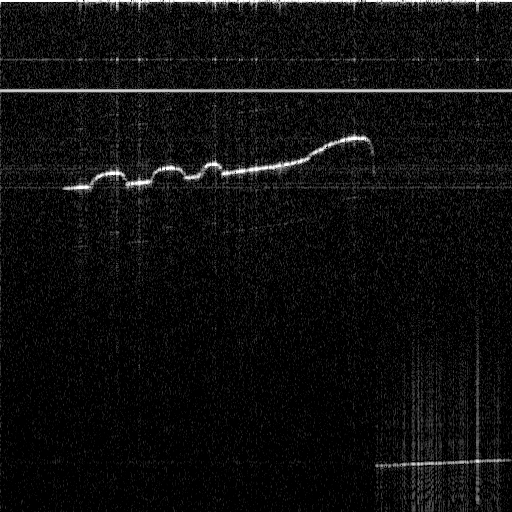
#> input picture mondea3d/foto1.png, 512 x 512 px; its folder holds only this picture in this run
$ python reconstruccion_3d.py
#> lines starting #> are read from the running program, lines starting #| are printed output that depends on the picture
import cv2
import numpy as np
import matplotlib.pyplot as plt
import glob
import os
import plotly.graph_objects as go

# Parámetros
longitud_onda = 650e-9  # en metros · luz roja led.

# Ruta donde están tus imágenes
ruta_imagenes = "mondea3d/"  # Cambiala si hace falta
imagenes = sorted(glob.glob(os.path.join(ruta_imagenes, "*.png")))

# Fases para cada imagen (ejemplo: 0, pi/8, 2pi/8, ...)
phis = np.array([i * np.pi / 8 for i in range(len(imagenes))])

# Cargar imágenes
imgs = []
for img_path in imagenes:
    img = cv2.imread(img_path, cv2.IMREAD_GRAYSCALE)
#> img is the input picture: shape (512, 512); min 0, max 255, mean 14.3
    if img is None:
        print(f"No se pudo cargar {img_path}")
    else:
        print(f"Cargada {img_path} con shape {img.shape}")
#| Cargada mondea3d/foto1.png con shape (512, 512)
        imgs.append(img.astype(np.float32))

if len(imgs) == 0:
    raise RuntimeError("No se cargó ninguna imagen válida.")

# [16 lines of commented-out code are left out]
imgs = np.array(imgs, dtype=np.float32)

# convierto esa lista de imágenes en un array de NumPy de 3 dimensiones
#  como si fuera un “cubo de datos”

#tomo el alto y ancho de las img, q es siempre el mismo en este caso
alto, ancho = imgs.shape[1], imgs.shape[2]
#> alto = 512; ancho = 512

# Reconstrucción de fase
#Crea una "imagen vacía" (una matriz) donde
# guardo la fase de cada píxel.
fase_reconstruida = np.zeros((alto, ancho), dtype=np.float32)

for y in range(alto):
    for x in range(ancho):
        I = imgs[:, y, x]
        A = np.vstack([np.cos(phis), np.sin(phis), np.ones_like(phis)]).T
        params, _, _, _ = np.linalg.lstsq(A, I, rcond=None)
        a, b, c = params
        varphi = np.arctan2(b, a)
        fase_reconstruida[y, x] = varphi
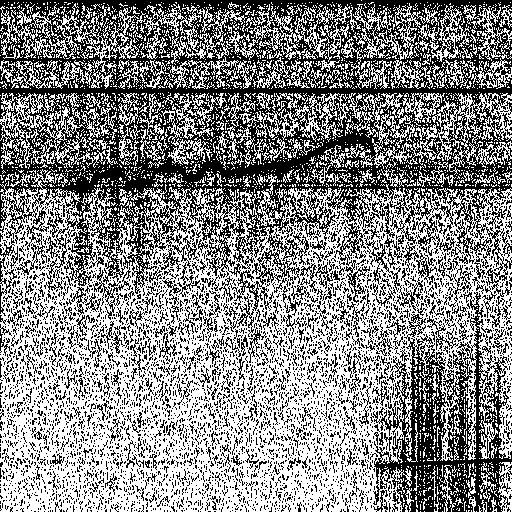
#> fase_reconstruida: shape (512, 512) float32; values 0 (black) and 3.14 (white), 53.3% white; black in thin lines or dots
        #varphi es el valor de fase en ese pixel


# Fase a altura
altura = (fase_reconstruida * longitud_onda) / (4 * np.pi)
#> altura: shape (512, 512) float32; values 0 (black) and 1.63e-07 (white), 53.3% white; black in thin lines or dots

#use esta formula z = (ϕ · λ) / (4π)
# ϕ fase ,λ longitud de onda, z altura

# Visualización 2D rápida
plt.imshow(altura, cmap='jet')
plt.colorbar(label='Altura relativa (m)')
plt.title('Mapa de altura reconstruida')
plt.show()
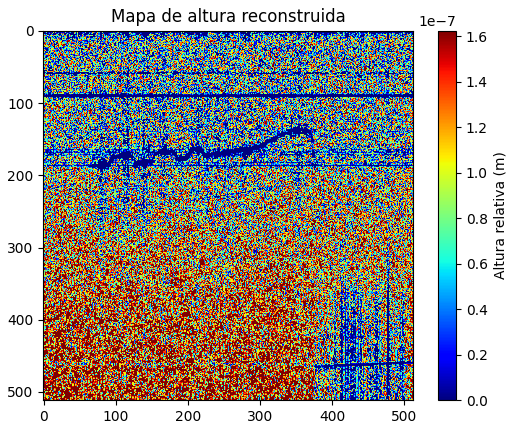
#> figure drawn by matplotlib, 2 panels

# Crear malla para gráfica 3D
x = np.linspace(0, 1, ancho)
#> x = 512 values from 0 to 1
y = np.linspace(0, 1, alto)
#> y = 512 values from 0 to 1
X, Y = np.meshgrid(x, y)

# Visualización  con Plotly
fig = go.Figure(data=[go.Surface(z=altura, x=X, y=Y)])
fig.update_layout(
    title='Reconstrucción 3D interactiva',
    scene=dict(
        xaxis_title='X',
        yaxis_title='Y',
        zaxis_title='Altura'
    )
)

# Guardar el HTML antes de mostrar para poder abrirlo en google
output_file = "reconstruccion_3d.html"
fig.write_html(output_file)
print(f"Archivo {output_file} generado.")

# Mostrar en navegador
import webbrowser
import os
webbrowser.open("file://" + os.path.abspath(output_file))

# Mostrar en notebook / GUI
fig.show()
print("Gráfico mostrado.")

$ run again, on mondea3d/prueba-069-20250708-164958.png
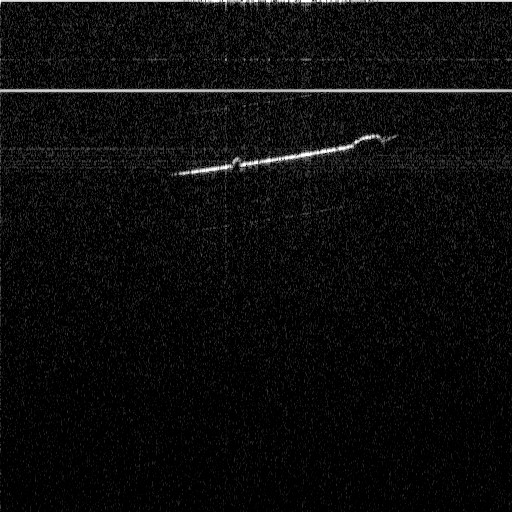
#> input picture mondea3d/prueba-069-20250708-164958.png, 512 x 512 px
#> img is the input picture: shape (512, 512); min 0, max 255, mean 12.4
#| Cargada mondea3d/prueba-069-20250708-164958.png con shape (512, 512)
#> after the loop `for y in range(alto):`:
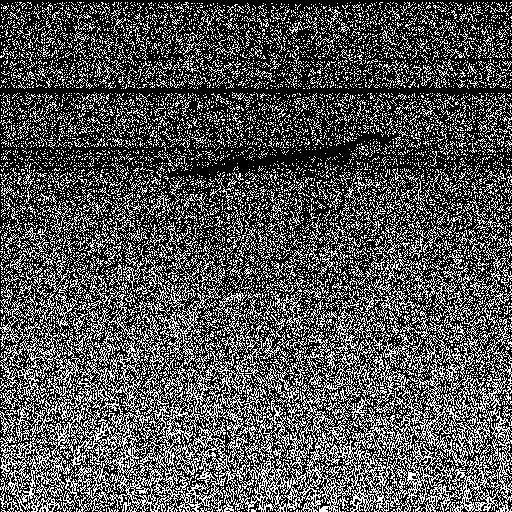
#> fase_reconstruida: shape (512, 512) float32; values 0 (black) and 3.14 (white), 32.6% white in thin lines or dots
#> altura: shape (512, 512) float32; values 0 (black) and 1.63e-07 (white), 32.6% white in thin lines or dots
#> `plt.show()`:
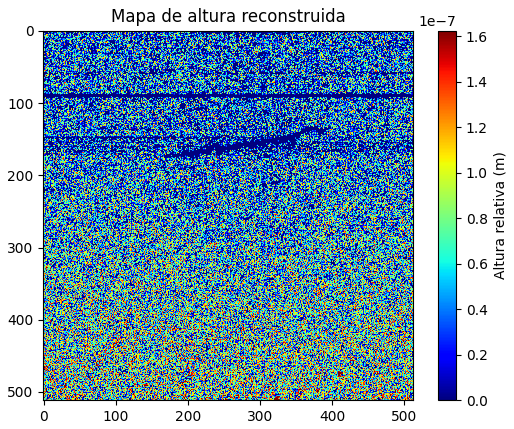
#> figure drawn by matplotlib, 2 panels

$ run again, on mondea3d/prueba-088-20250708-164958.png
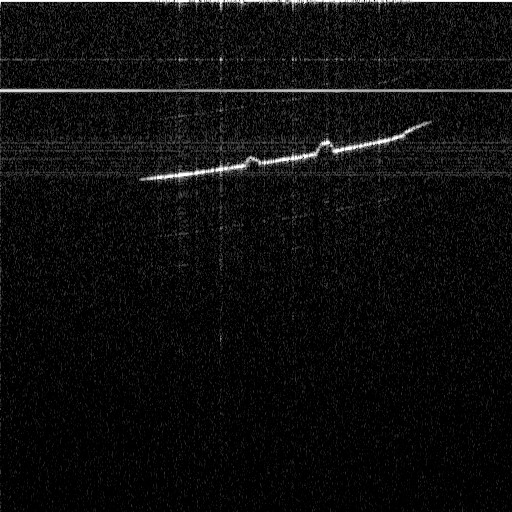
#> input picture mondea3d/prueba-088-20250708-164958.png, 512 x 512 px
#> img is the input picture: shape (512, 512); min 0, max 255, mean 13.7
#| Cargada mondea3d/prueba-088-20250708-164958.png con shape (512, 512)
#> after the loop `for y in range(alto):`:
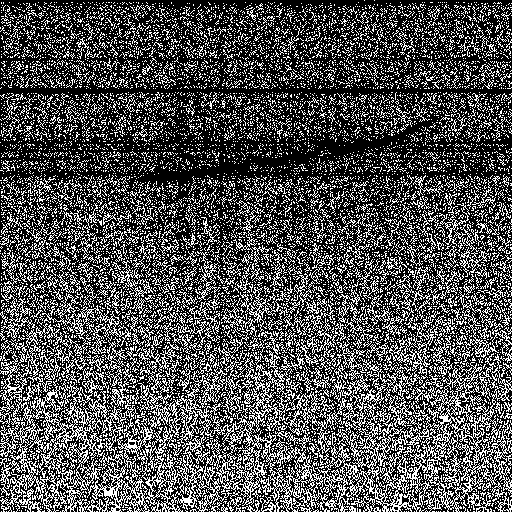
#> fase_reconstruida: shape (512, 512) float32; values 0 (black) and 3.14 (white), 31.7% white in thin lines or dots
#> altura: shape (512, 512) float32; values 0 (black) and 1.63e-07 (white), 31.7% white in thin lines or dots
#> `plt.show()`:
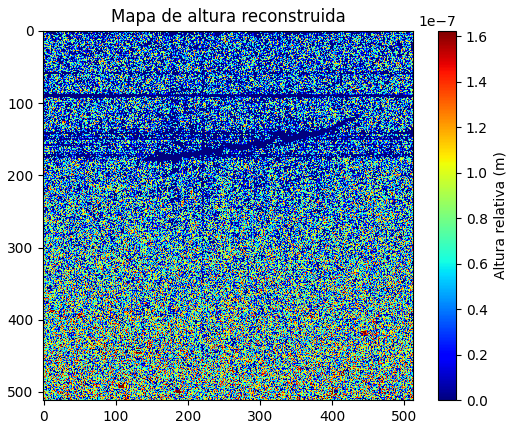
#> figure drawn by matplotlib, 2 panels

$ run again, on mondea3d/prueba-090-20250708-164958.png
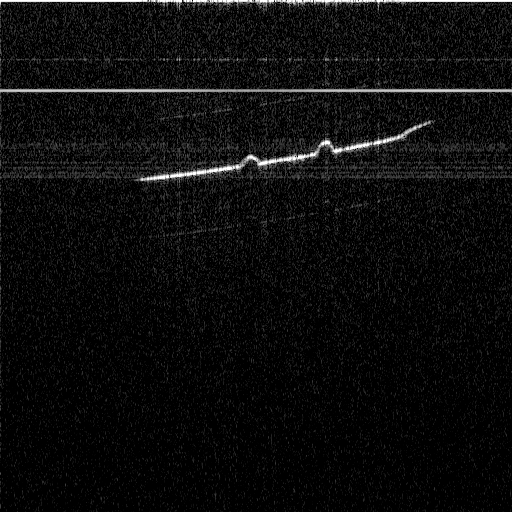
#> input picture mondea3d/prueba-090-20250708-164958.png, 512 x 512 px
#> img is the input picture: shape (512, 512); min 0, max 255, mean 12.8
#| Cargada mondea3d/prueba-090-20250708-164958.png con shape (512, 512)
#> after the loop `for y in range(alto):`:
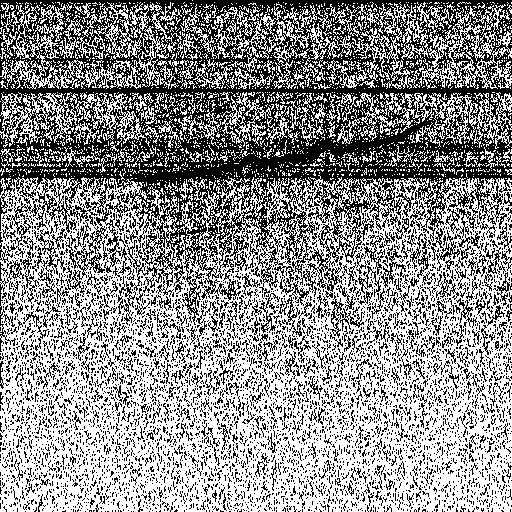
#> fase_reconstruida: shape (512, 512) float32; values 0 (black) and 3.14 (white), 56.3% white; black in thin lines or dots
#> altura: shape (512, 512) float32; values 0 (black) and 1.63e-07 (white), 56.3% white; black in thin lines or dots
#> `plt.show()`:
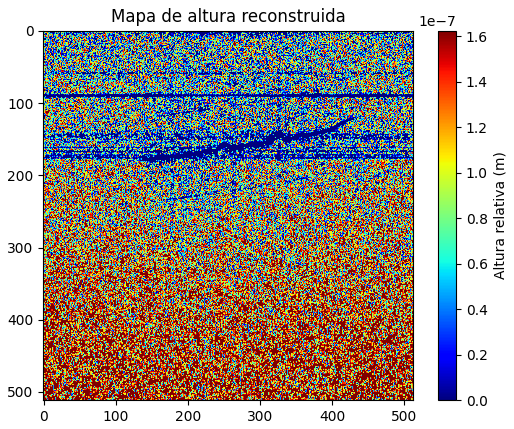
#> figure drawn by matplotlib, 2 panels
